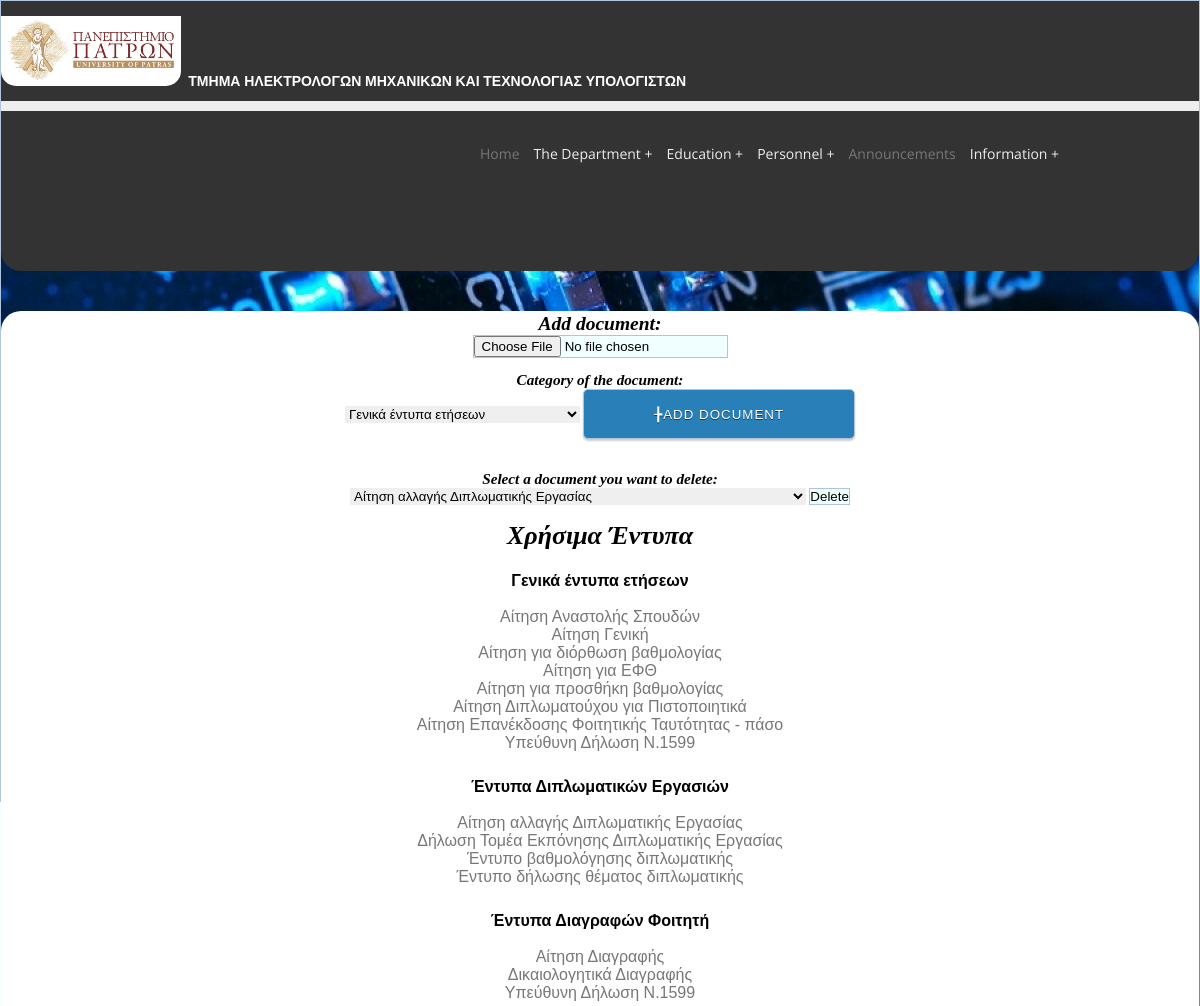
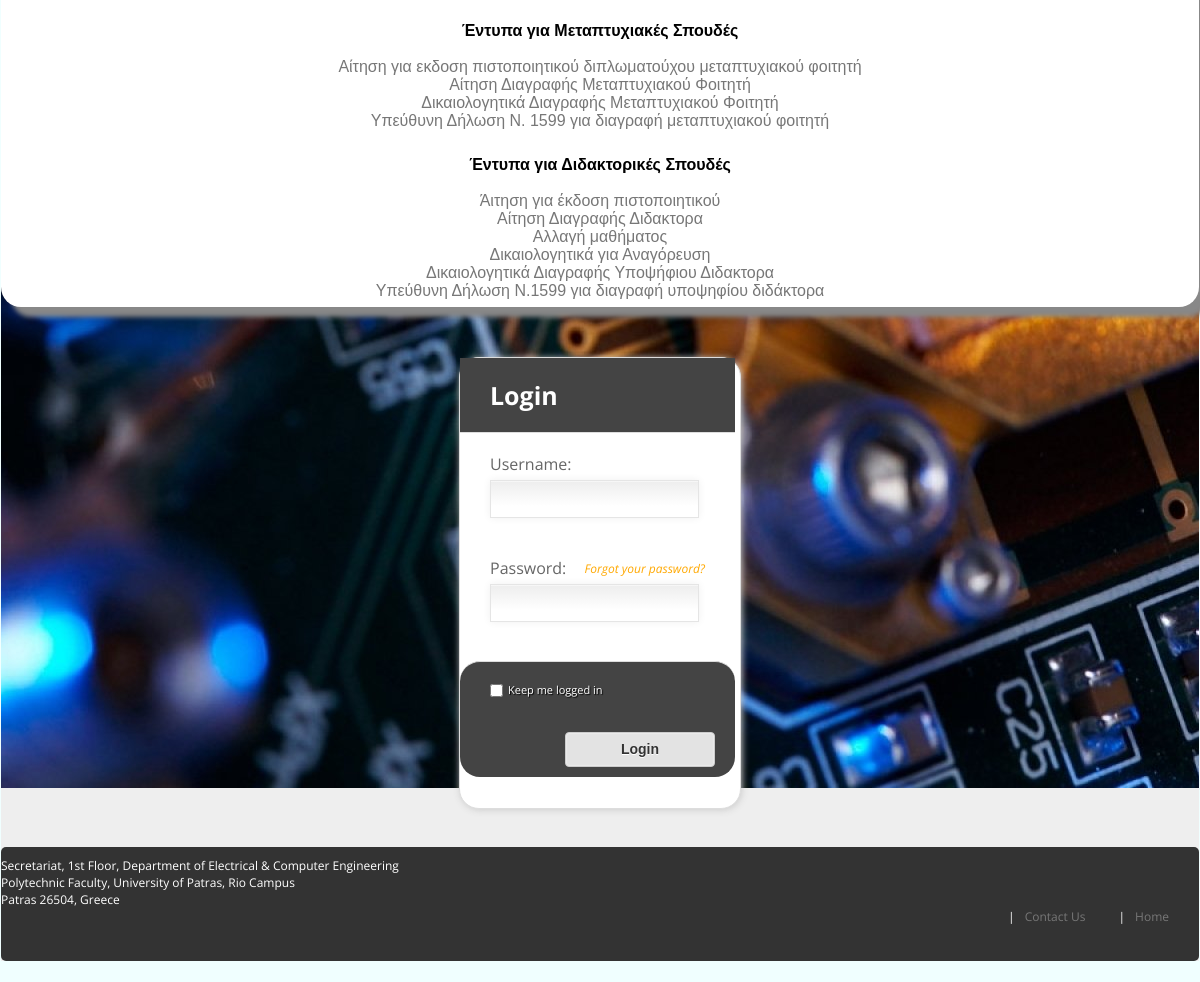
The page /usefull_documents.php on the database its author committed (2 pictures, top to bottom).
### tables this page shows
CREATE TABLE `Usefull_Documents` (
	`dir` varchar(500) NOT NULL,
	`title` varchar(100) NOT NULL,
	`category` varchar(50) NOT NULL,
	PRIMARY KEY (`title`,`category`)
);

### usefull_documents.php (the view, shortened to what this page needs)
<?php
$conn = new mysqli('localhost', 'root', '', 'mydepartment');
mysqli_set_charset($conn,"utf8");
$sql = "SELECT * FROM usefull_documents";
$result = $conn->query($sql);
$list="";
$general="";
$diplomatic="";
$delete="";
$metaptuxiako="";
$didaktoriko="";
while($doc = $result->fetch_assoc()){
  $list.="<option value=\"".$doc['dir']."\">".$doc['title']."</option>";
  if($doc['category']=="general"){
    $general.="<a href=\"".$doc['dir']."\" download>".$doc['title']."</a><br>";
  }elseif($doc['category']=="diplomatic"){
    $diplomatic.="<a href=\"".$doc['dir']."\" download>".$doc['title']."</a><br>";
  }elseif($doc['category']=="delete"){
    $delete.="<a href=\"".$doc['dir']."\" download>".$doc['title']."</a><br>";
  }elseif($doc['category']=="metaptuxiako"){
    $metaptuxiako.="<a href=\"".$doc['dir']."\" download>".$doc['title']."</a><br>";
  }else{
    $didaktoriko.="<a href=\"".$doc['dir']."\" download>".$doc['title']."</a><br>";
  }
}
$content="
<div class=\"col-md-9\">
  <div id=\"content\">
   <form action=\"usefull_documents.php\" method=\"POST\" enctype=\"multipart/form-data\">
      <label><h2>Add document:</h2></label>
      <input type=\"file\" name=\"file\" id=\"file\" >
      <label><h3>Category of the document:</h3></label>
      <select name=\"doc_category\" style=\"font-size=25px\">
        <option value=\"general\">Γενικά έντυπα ετήσεων</option>
        <option value=\"diplomatic\">Έντυπα Διπλωματικών Εργασιών</option>
        <option value=\"delete\">Έντυπα Διαγραφών Φοιτητή</option>
        <option value=\"metaptuxiako\">Έντυπα για Μεταπτυχιακές Σπουδές</option>
        <option value=\"didaktoriko\">Έντυπα για Διδακτορικές Σπουδές</option>
      </select>
     <input type=\"submit\" class=add_new_button value=\"&#9546;Add document\">
   </form>
   <br>
   <form action=\"usefull_documents.php\" method=\"post\">
     <label><h3>Select a document you want to delete:</h3></label>
     <select name=\"delete_doc\" style=\"font-size=25px\">".$list."
     </select>
     <input type=\"submit\" value=\"Delete\">
   </form>
  <br>
    <h1>Χρήσιμα Έντυπα</h1>
    <br>
    <p><strong>Γενικά έντυπα ετήσεων</strong> <br><br>
    ".$general."
    </p>
    <br>
    <p><strong>Έντυπα Διπλωματικών Εργασιών</strong><br><br>
    ".$diplomatic."
    </p>
    <br>
    <p><strong>Έντυπα Διαγραφών Φοιτητή</strong><br><br>
    ".$delete."
    </p>
    <br>
    <p><strong>Έντυπα για Μεταπτυχιακές Σπουδές</strong><br><br>
    ".$metaptuxiako."
    </p>
    <br>
    <p><strong>Έντυπα για Διδακτορικές Σπουδές</strong><br><br>
    ".$didaktoriko."
    </p>
  </div>
</div>
  <div class=\"col-md-3\">
    <div id=\"side_bar\">
  </div>
</div>";
include 'WebPageTemplate.php';
?>

### CSS/stylesheets.css (style rules this page uses)
* { border:0; margin:0; padding:0; }
html, input, textarea { background:#F0FFFF; border:solid 1px #B0C4DE; }
p { font-family:Arial, Verdana, Sans-Serif; font-size:12pt; font-weight:normal; font-style:normal; color:#000000; text-decoration:none; padding-top:10px; padding-bottom:10px; }
#content { color: #000; text-decoration: none; font-style: italic; font-size: 13px; text-align: center; padding: 2px 5px; background: #fff; margin: 40px auto; top: -10px; font-family: "Droid serif", serif; border-radius: 20px; box-shadow: 10px 10px 5px #888888; }
.add_new_button { height: 50px; line-height: 50px; padding-right: 70px; padding-left: 70px; position: relative; background-color:rgb(41,127,184); color:rgb(255,255,255); text-decoration: none; text-transform: uppercase; letter-spacing: 1px; margin-bottom: 15px; border-radius: 95px; -moz-border-radius: 5px; -webkit-border-radius: 5px; text-shadow:0px 1px 0px rgba(0,0,0,0.5); -ms-filter:"progid:DXImageTransform.Microsoft.dropshadow(OffX=0,OffY=1,Color=#ff123852,Positive=true)";zoom:1; filter:progid:DXImageTransform.Microsoft.dropshadow(OffX=0,OffY=1,Color=#ff123852,Positive=true); -moz-box-shadow:0px 2px 2px rgba(0,0,0,0.2); -webkit-box-shadow:0px 2px 2px rgba(0,0,0,0.2); box-shadow:0px 2px 2px rgba(0,0,0,0.2); -ms-filter:"progid:DXImageTransform.Microsoft.dropshadow(OffX=0,OffY=2,Color=#33000000,Positive=true)"; filter:progid:DXImageTransform.Microsoft.dropshadow(OffX=0,OffY=2,Color=#33000000,Positive=true); }
#file { margin: 0 auto 1em auto; }

### CSS/menu.css (style rules this page uses)
body { background-color: #eee; background-image: url(../Images/background.jpg); background-repeat: no-repeat; background-attachment: fixed; background-position: center; color: #666; font-family: 'Open Sans', sans-serif; font-size: 12px; margin:0px; padding:0px; }
a { color: #23dbdb; text-decoration: none; }

### CSS/login.css (style rules this page uses)
a { color:#777; }
p { padding:5px 0px; }

### rows shown on the page
usefull_documents: delete_doc "Αίτηση αλλαγής Διπλωματικής Εργασίας", title "Αίτηση αλλαγής Διπλωματικής Εργασίας"
usefull_documents: title "Αίτηση Αναστολής Σπουδών"
usefull_documents: title "Αίτηση Γενική"
usefull_documents: title "Αίτηση για διόρθωση βαθμολογίας"
usefull_documents: title "Αίτηση για ΕΦΘ"
usefull_documents: title "Αίτηση για προσθήκη βαθμολογίας"
usefull_documents: title "Αίτηση Διπλωματούχου για Πιστοποιητικά"
usefull_documents: title "Αίτηση Επανέκδοσης Φοιτητικής Ταυτότητας - πάσο"
usefull_documents: title "Υπεύθυνη Δήλωση Ν.1599"
usefull_documents: title "Δήλωση Τομέα Εκπόνησης Διπλωματικής Εργασίας"
usefull_documents: title "Έντυπο βαθμολόγησης διπλωματικής"
usefull_documents: title "Έντυπο δήλωσης θέματος διπλωματικής"
usefull_documents: title "Αίτηση Διαγραφής"
usefull_documents: title "Δικαιολογητικά Διαγραφής"
usefull_documents: title "Υπεύθυνη Δήλωση Ν.1599"
usefull_documents: title "Αίτηση για εκδοση πιστοποιητικού διπλωματούχου μεταπτυχιακού φοιτητή"
usefull_documents: title "Αίτηση Διαγραφής Μεταπτυχιακού Φοιτητή"
usefull_documents: title "Δικαιολογητικά Διαγραφής Μεταπτυχιακού Φοιτητή"
usefull_documents: title "Υπεύθυνη Δήλωση Ν. 1599 για διαγραφή μεταπτυχιακού φοιτητή"
usefull_documents: title "Άιτηση για έκδοση πιστοποιητικού"
usefull_documents: title "Αίτηση Διαγραφής Διδακτορα"
usefull_documents: title "Αλλαγή μαθήματος"
usefull_documents: title "Δικαιολογητικά για Αναγόρευση"
usefull_documents: title "Δικαιολογητικά Διαγραφής Υποψήφιου Διδακτορα"
usefull_documents: title "Υπεύθυνη Δήλωση Ν.1599 για διαγραφή υποψηφίου διδάκτορα"
